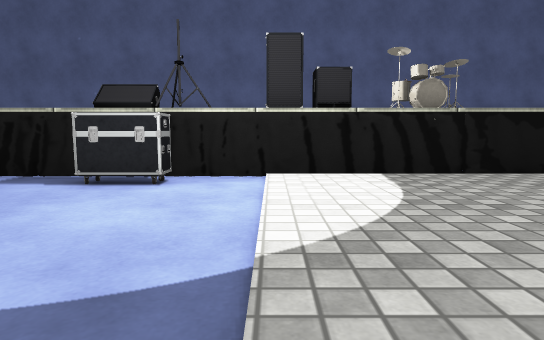
view 1 (above)

21 first-person views from a walk through a scene from a Unity 3-D project. The camera is 0.64 m above the floor, tilts 6° down and sees 75° across. The floor is counted in squares, 1 m on a side. Each view is taken from the middle of a square. On the plan, view 1 faces up. The plan holds only what a view shows up to about 10 squares ahead; the rest is blank. Some surface patterns are stand-ins.

view 2
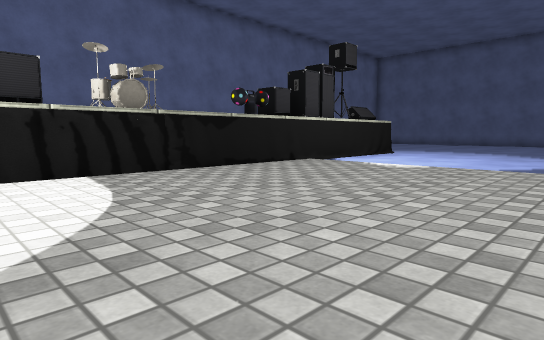

view 3
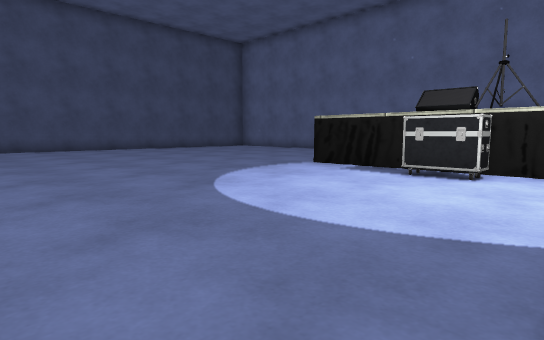

view 4
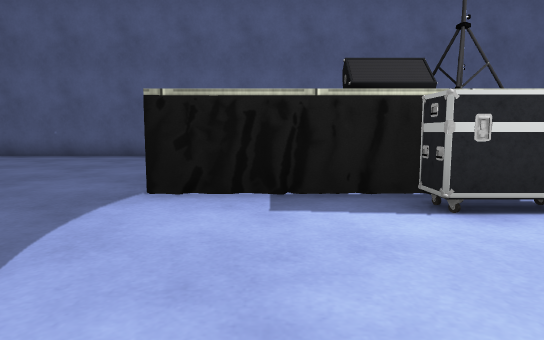

view 5
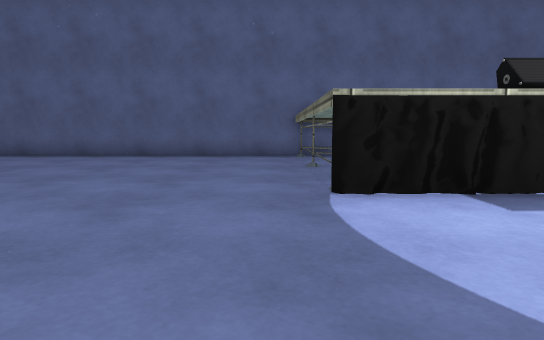

view 6
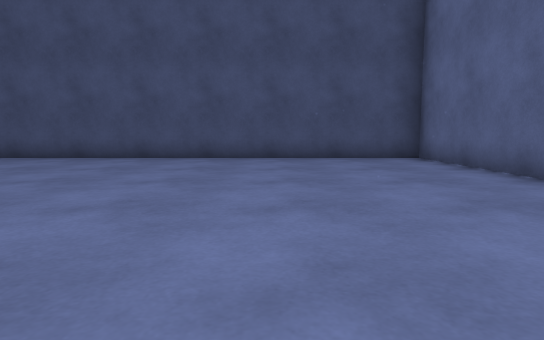

view 7
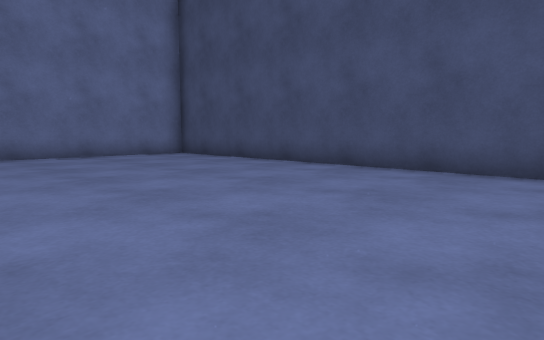

view 8
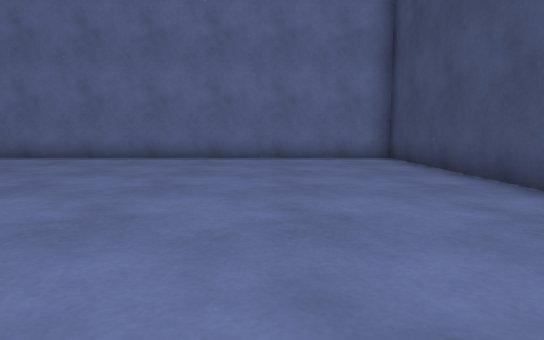

view 9
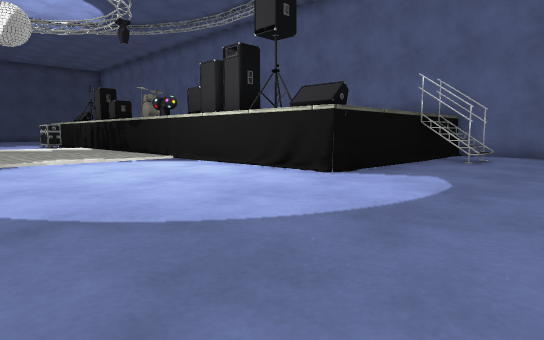

view 10
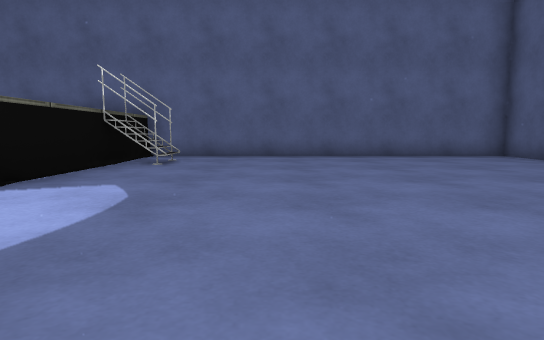

view 11
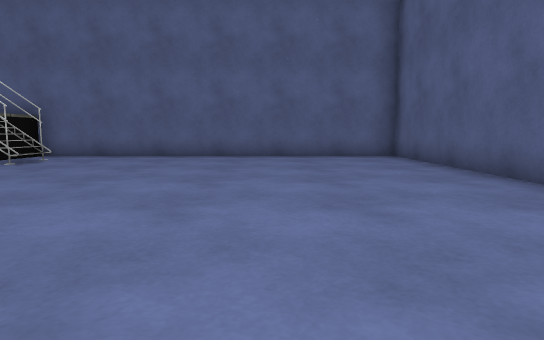

view 12
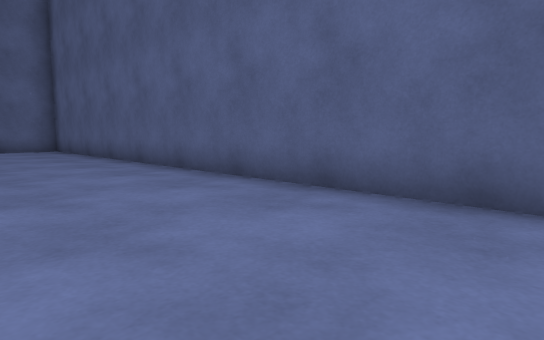

view 13
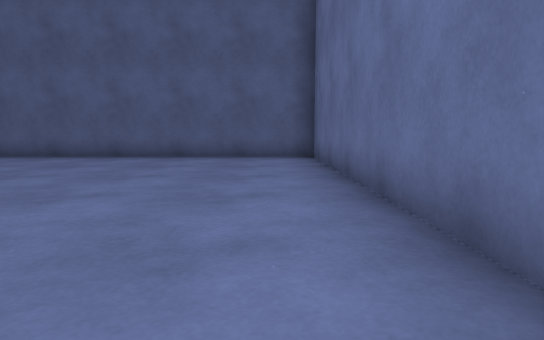

view 14
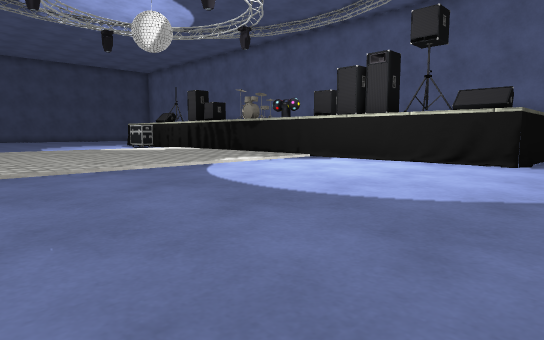

view 15
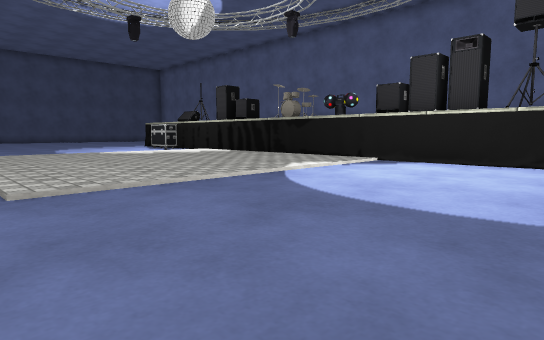

view 16
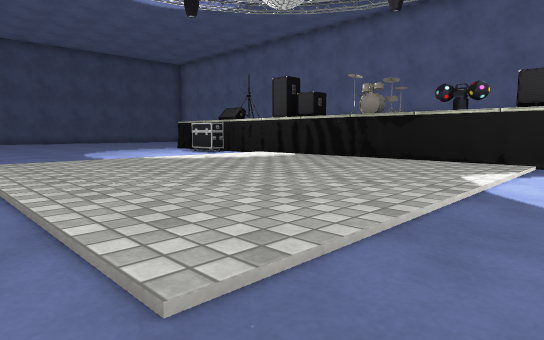

view 17
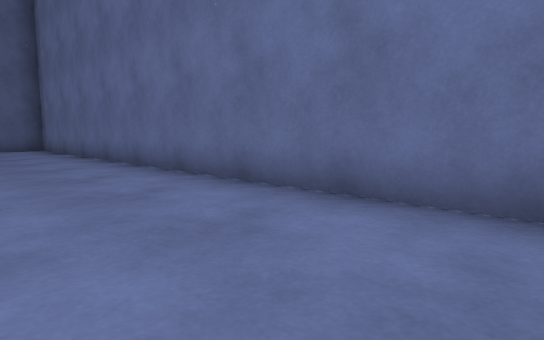

view 18
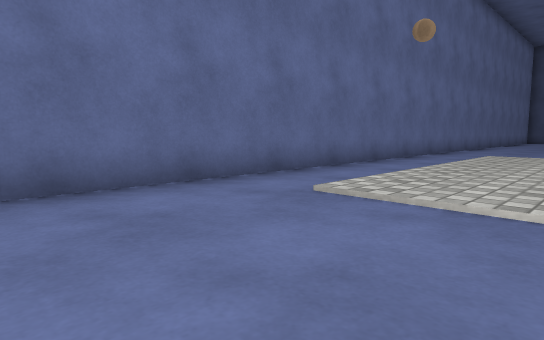

view 19
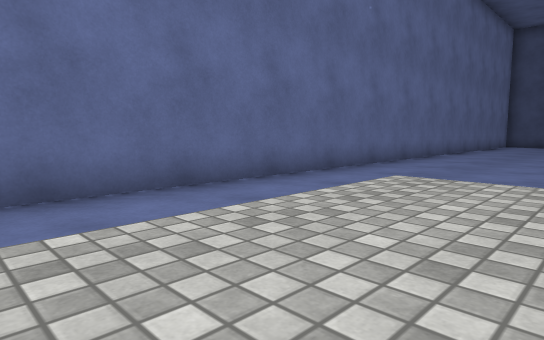

view 20
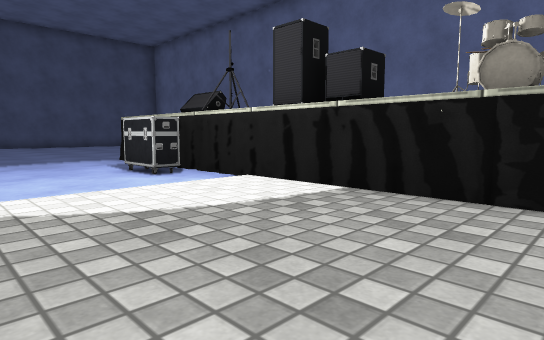

view 21
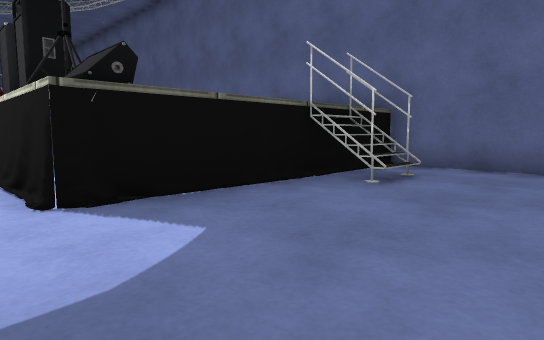

### Floor plan
Points are (right, up) in squares from view 1. A wall is a line through its corners. A room is listed if a view was taken in it or the views show most of it. See-through windows are left out.
Room 1 (views 1, 2, 3, 4, 5, 6, 7, 8, 9, 10, 11, 12, 13, 14, 15, 16, 17, 18, 19, 20, 21)
walls: (6.6, 5.9) (5.5, 6); (6.9, 5.6) (5.5, 5.8); (7.4, 5.7) (6.4, 5.6); (9.1, 5.9) (8.3, 6); (9.4, 5.9) (8.7, 5.8); (9.6, 5.6) (8.6, 5.7); (3.4, 11.7) (-15, 11.7) (-15, -3.1) (21.4, -3.1) (21.4, 11.7) (7.2, 11.7); (11.1, 5.9) (8.6, 5.6); (11.2, 5.9) (10.5, 5.7); (11.6, 5.4) (10.8, 5.5); (11.6, 5.6) (10.4, 5.7); (11.6, 5.8) (5.4, 5.8); (12.5, 9.1) (12.4, 9) (11.7, 9.4); (12.5, 9.1) (11.6, 9.3); (12.5, 9.2) (11.5, 9); (12.7, 10.3) (12.7, 9.2); (12.8, 10.4) (12.5, 10.2)
low walls: (7.2, 5.9) (6.4, 5.7); (7.3, 5.8) (6.7, 5.9); (11, 5.8) (10.6, 5.7); (12.3, 10.1) (12.3, 9.5); (12.5, 10.2) (12.5, 9)
objects: speaker (-3, 6) to (-3, 7); other object (-2, 5); speaker (-2, 6) to (-2, 7); speaker (0, 6) to (0, 7); speaker (1, 6) to (1, 7); drum (2, 7); other object (3, 7); drum (4, 7); other object (5, 6); speaker (6, 7) to (7, 7); speaker (8, 7); speaker (10, 6) to (10, 7); speaker (11, 7); other object (12, 11)

Where each view was taken, in squares from view 1:
view 1: 0 up, 0 right, facing up
view 2: 0 up, 0 right, facing up-right
view 3: 1 down, 0 right, facing up-left
view 4: 2 up, 4 left, facing up
view 5: 2 up, 6 left, facing up
view 6: 8 up, 6 left, facing left
view 7: 7 up, 9 left, facing down-left
view 8: 6 up, 12 left, facing down
view 9: 1 up, 15 right, facing up-left
view 10: 2 up, 15 right, facing up
view 11: 2 up, 18 right, facing up
view 12: 2 down, 18 right, facing up-right
view 13: 2 down, 12 right, facing right
view 14: 2 down, 13 right, facing up-left
view 15: 2 down, 11 right, facing up-left
view 16: 2 down, 8 right, facing up-left
view 17: 0 up, 7 right, facing down-right
view 18: 1 up, 10 right, facing down-left
view 19: 1 up, 5 right, facing down-left
view 20: 2 up, 4 right, facing up-left
view 21: 5 up, 15 right, facing up-left
